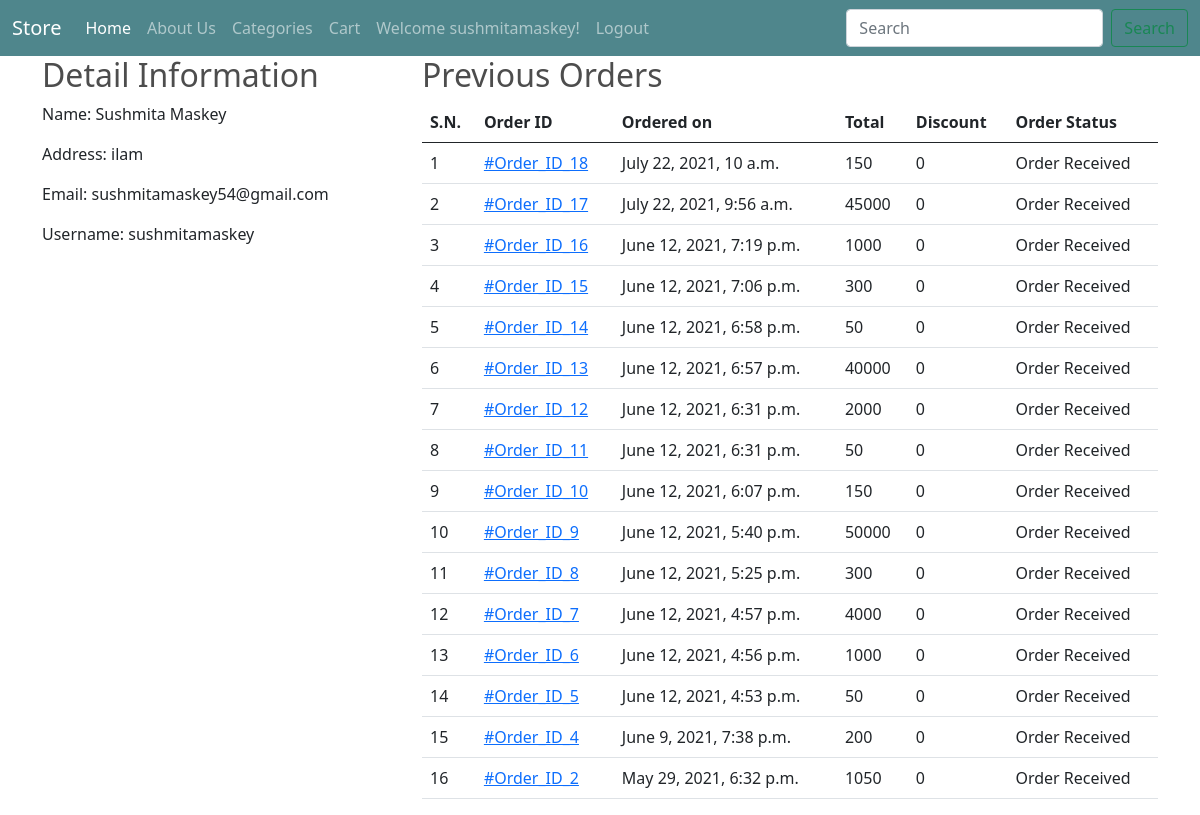
The page /customerProfile/ (signed in) on the database its author committed.
### store/models.py (models this page shows, shortened)
class Customer(models.Model):
    user= models.OneToOneField(User, on_delete= models.CASCADE)
    full_name= models.CharField(max_length= 200)
    address= models.CharField(max_length= 200, null=True, blank= True)
    joined_on= models.DateTimeField(auto_now_add=True)

class Order(models.Model):
    cart= models.OneToOneField(Cart, on_delete= models.CASCADE)
    ordered_by= models.CharField(max_length=200)
    shipping_address= models.CharField(max_length=200)
    mobile= models.CharField(max_length=15)
    email= models.EmailField(null=True, blank=True)
    subtotal= models.PositiveIntegerField()
    discount= models.PositiveIntegerField()
    total= models.PositiveIntegerField()
    order_status= models.CharField(max_length=50, choices=ORDER_STATUS)
    created_at= models.DateTimeField(auto_now_add=True)
    payment_method= models.CharField(max_length=20, choices=METHOD, default='Cash on Delivery')
    payment_completed= models.BooleanField(default=False, null=True, blank=True)

### store/views.py (the view)
# urls.py: path('customerProfile/', CustomerProfileView.as_view(), name='customerProfile'),
class CustomerProfileView(TemplateView):
    template_name='customerProfile.html'
    def dispatch(self, request, *args, **kwargs):  #this function is run first. done to confirm authentication before teh checkout process
        if request.user.is_authenticated and Customer.objects.filter(user=request.user).exists():
            pass
        else:
            return redirect('/customerLogin/?next=/customerProfile/') #next is used to form url and direct them to the next page
        return super().dispatch(request, *args, **kwargs)
    def get_context_data(self, **kwargs):
        context= super().get_context_data(**kwargs)
        customer= self.request.user.customer
        context['customer']=customer
        orders= Order.objects.filter(cart__customer=customer).order_by('-id')  #fieldname__lookuptype=value
        context['orders']=orders
        return context

### store/templates/customerProfile.html (shortened to what this page needs)
{% extends 'base.html' %}
{% block content %}
<div class="container">
    <div class="row">
        <div class="col-md-4">
            <h2>Detail Information</h2>
            <p><span>Name: </span>{{customer.full_name}}</p>
            <p><span>Address: </span>{{customer.address}}</p>
            <p><span>Email: </span>{{customer.user.email}}</p>
            <p><span>Username: </span>{{customer.user.username}}</p>
        </div>
        <div class="col-md-8">
            <h2>Previous Orders</h2>
            <table class="table">
                <thead>
                    <tr>
                        <th>S.N.</th>
                        <th>Order ID</th>
                        <th>Ordered on</th>
                        <th>Total</th>
                        <th>Discount</th>
                        <th>Order Status</th>
                    </tr>
                </thead>
                <tbody>
                    {% for order in orders %}
                    <tr>
                        <td>{{forloop.counter}}</td>
                        <td><a href="{% url 'orderDetail' order.id %}">#Order_ID_{{order.id}}</a></td>
                        <td>{{order.created_at}}</td>
                        <td>{{order.total}}</td>
                        <td>{{order.discount}}</td>
                        <td>{{order.order_status}}</td>
                    </tr>
                    {% endfor %}
                </tbody>
            </table>
        </div>
    </div>
</div>
{% endblock %}

### store/templates/base.html (shortened to what this page needs)
<!DOCTYPE html>
<html>
<head>
  {% load static %}
  <link rel="stylesheet" type="text/css" href="{% static 'css/style.css' %}">
  <link href="https://cdn.jsdelivr.net/npm/bootstrap@5.0.1/dist/css/bootstrap.min.css" rel="stylesheet"
>
</head>
<body>
  <nav class="navbar navbar-expand-lg navbar-dark bg-dark">
    <div class="container-fluid">
      <a class="navbar-brand" href="{% url 'home' %}">Store</a>
      <div class="collapse navbar-collapse" id="navbarTogglerDemo02">
        <ul class="navbar-nav me-auto mb-2 mb-lg-0">
          <li class="nav-item">
            <a class="nav-link active" aria-current="page" href="{% url 'home' %}">Home</a>
          </li>
          <li class="nav-item">
            <a class="nav-link" href="{% url 'about' %}">About Us</a>
          </li>
          <li class="nav-item">
            <a class="nav-link" href="{% url 'allProducts' %}">Categories</a>
          </li>
          <li class="nav-item">
            <a class="nav-link" href="{% url 'myCart' %}">Cart</a>
          </li>
          {% if request.user.is_authenticated %}
          <li class="nav-item">
            <a  class="nav-link" href="{% url 'customerProfile' %}">Welcome {{request.user.username}}!</a>
          </li>
          <li class="nav-item">
            <a class="nav-link" href="{% url 'customerLogout' %}">Logout</a>
          </li>
          {% endif %}
        </ul>
        <form class="d-flex" action="{% url 'search' %}" method="GET">
          <input class="form-control me-2" type="search" name='keyword' placeholder="Search" aria-label="Search" required>
          <button class="btn btn-outline-success" type="submit">Search</button>
        </form>
      </div>
    </div>
  </nav>
  {% block content %}
  {% endblock %}
</body>
</html>

### static/css/style.css (style rules this page uses)
body { background-color: hsl(0, 0%, 98%); }
h1,h2,h3,h4,h5,h6 { color:hsl(0, 0%, 30%); }
nav.bg-dark { background-color: #4f868c!important; }
.btn { border-radius: 0; }

### rows shown on the page
Customer: full_name "Sushmita Maskey", address "ilam", user.email "sushmitamaskey54@gmail.com", user.username "sushmitamaskey"
Order: id "18", created_at "July 22, 2021, 10 a.m.", total "150", discount "0", order_status "Order Received"
Order: id "17", created_at "July 22, 2021, 9:56 a.m.", total "45000", discount "0", order_status "Order Received"
Order: id "16", created_at "June 12, 2021, 7:19 p.m.", total "1000", discount "0", order_status "Order Received"
Order: id "15", created_at "June 12, 2021, 7:06 p.m.", total "300", discount "0", order_status "Order Received"
Order: id "14", created_at "June 12, 2021, 6:58 p.m.", total "50", discount "0", order_status "Order Received"
Order: id "13", created_at "June 12, 2021, 6:57 p.m.", total "40000", discount "0", order_status "Order Received"
Order: id "12", created_at "June 12, 2021, 6:31 p.m.", total "2000", discount "0", order_status "Order Received"
Order: id "11", created_at "June 12, 2021, 6:31 p.m.", total "50", discount "0", order_status "Order Received"
Order: id "10", created_at "June 12, 2021, 6:07 p.m.", total "150", discount "0", order_status "Order Received"
Order: id "9", created_at "June 12, 2021, 5:40 p.m.", total "50000", discount "0", order_status "Order Received"
Order: id "8", created_at "June 12, 2021, 5:25 p.m.", total "300", discount "0", order_status "Order Received"
Order: id "7", created_at "June 12, 2021, 4:57 p.m.", total "4000", discount "0", order_status "Order Received"
Order: id "6", created_at "June 12, 2021, 4:56 p.m.", total "1000", discount "0", order_status "Order Received"
Order: id "5", created_at "June 12, 2021, 4:53 p.m.", total "50", discount "0", order_status "Order Received"
Order: id "4", created_at "June 9, 2021, 7:38 p.m.", total "200", discount "0", order_status "Order Received"
Order: id "2", created_at "May 29, 2021, 6:32 p.m.", total "1050", discount "0", order_status "Order Received"

### other values the page prints
{{ request.user.username }} "sushmitamaskey"
